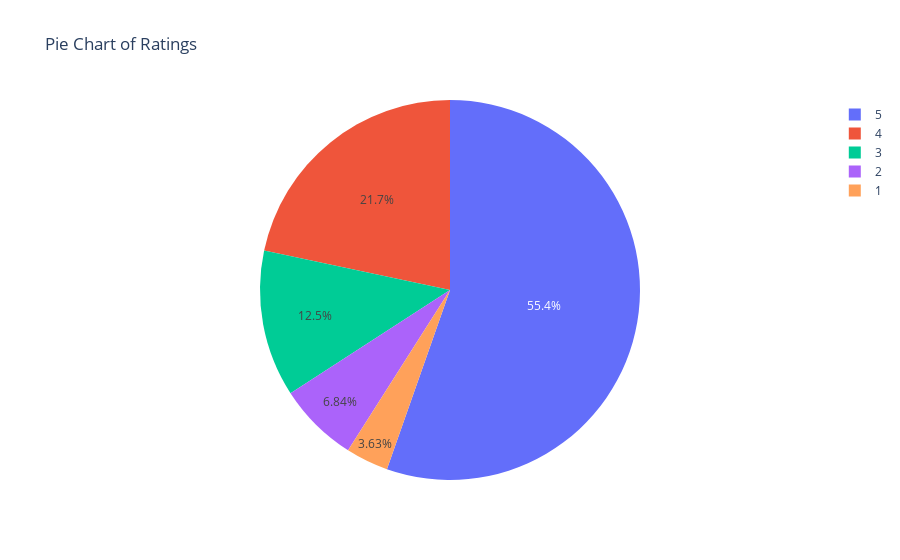
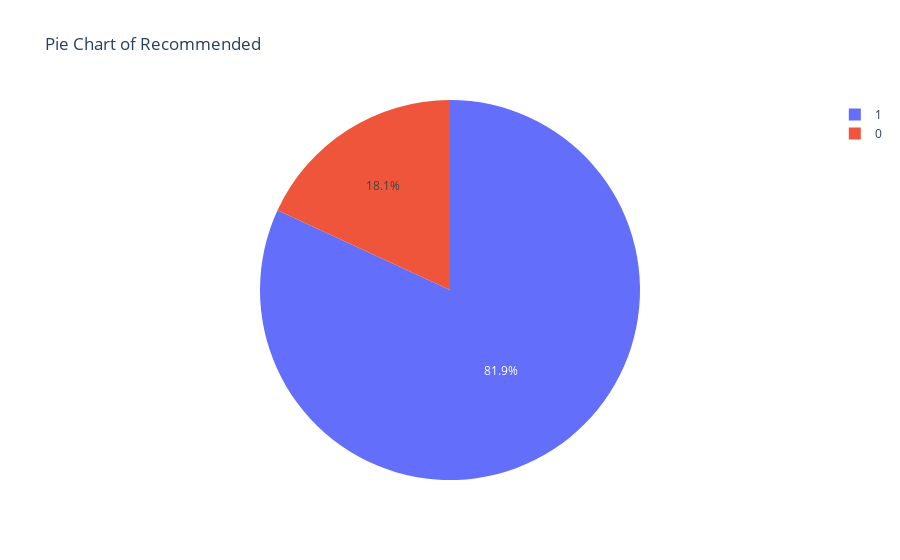

Write notebook code for charts like these, in order.
### Code cell
# Create a pie chart for 'Rating'
rating_counts = df['Rating'].value_counts().reset_index()
rating_counts.columns = ['Rating', 'Count']

fig1 = px.pie(rating_counts, names='Rating', values='Count', title='Pie Chart of Ratings')

# Create a pie chart for 'Recommended IND'
recommend_counts = df['Recommended IND'].value_counts().reset_index()
recommend_counts.columns = ['Recommended IND', 'Count']

fig2 = px.pie(recommend_counts, names='Recommended IND', values='Count', title='Pie Chart of Recommended ')

# Display the pie charts
fig1.show()
fig2.show()

### Figure 1 — Plotly figure (JSON) as saved in the notebook; plotly's stock layout.template omitted (floating-point values rounded to 4 significant figures)
{"data": [{"domain": {"x": [0, 1], "y": [0, 1]}, "hovertemplate": "Rating=%{label}<br>Count=%{value}<extra></extra>", "labels": [5, 4, 3, 2, 1], "legendgroup": "", "name": "", "showlegend": true, "type": "pie", "values": [12540, 4908, 2823, 1549, 821]}], "layout": {"legend": {"tracegroupgap": 0}, "title": {"text": "Pie Chart of Ratings"}}}

### Figure 2 — Plotly figure (JSON) as saved in the notebook; plotly's stock layout.template omitted (floating-point values rounded to 4 significant figures)
{"data": [{"domain": {"x": [0, 1], "y": [0, 1]}, "hovertemplate": "Recommended IND=%{label}<br>Count=%{value}<extra></extra>", "labels": [1, 0], "legendgroup": "", "name": "", "showlegend": true, "type": "pie", "values": [18540, 4101]}], "layout": {"legend": {"tracegroupgap": 0}, "title": {"text": "Pie Chart of Recommended "}}}
